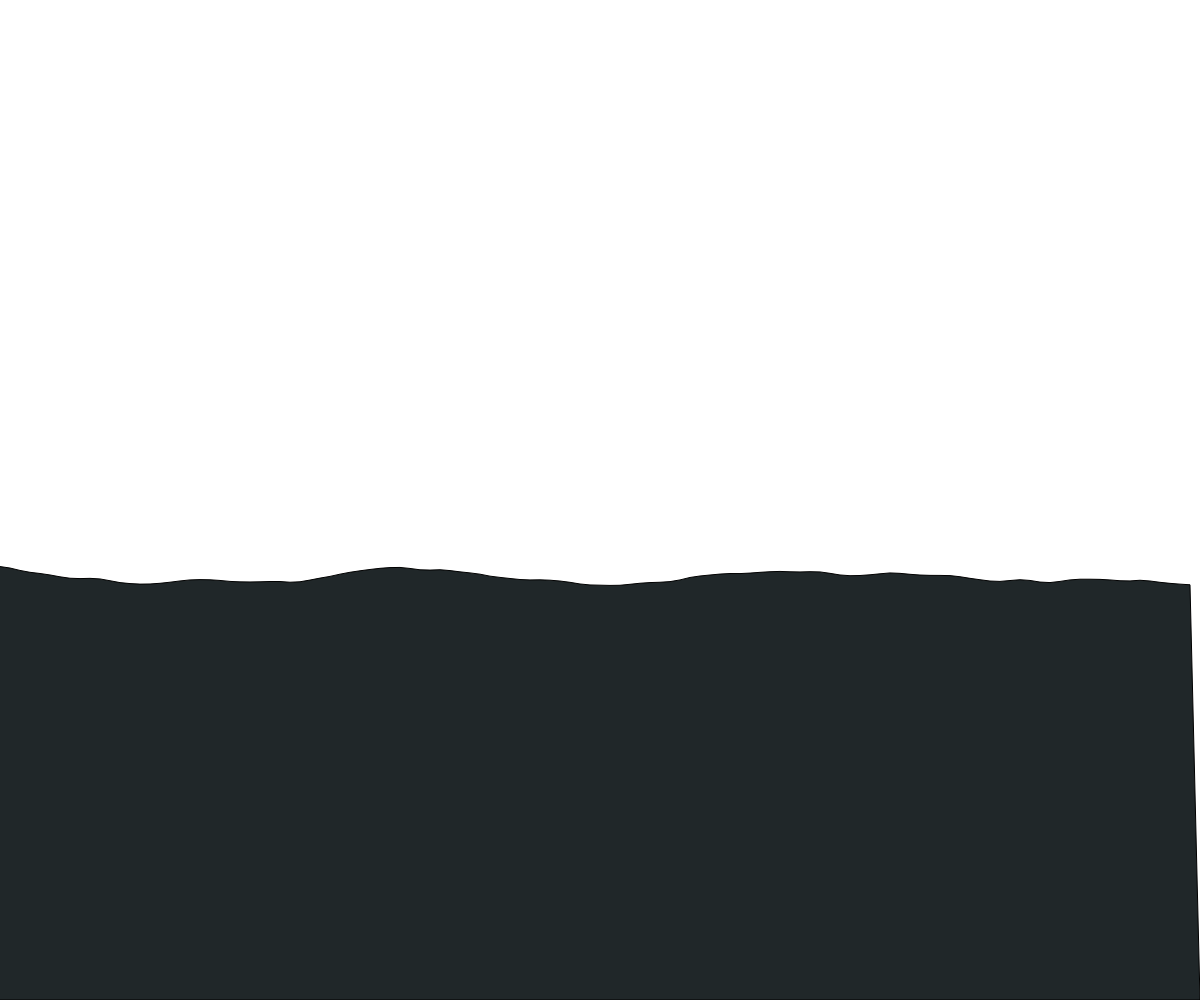
Frame 1 (no input)
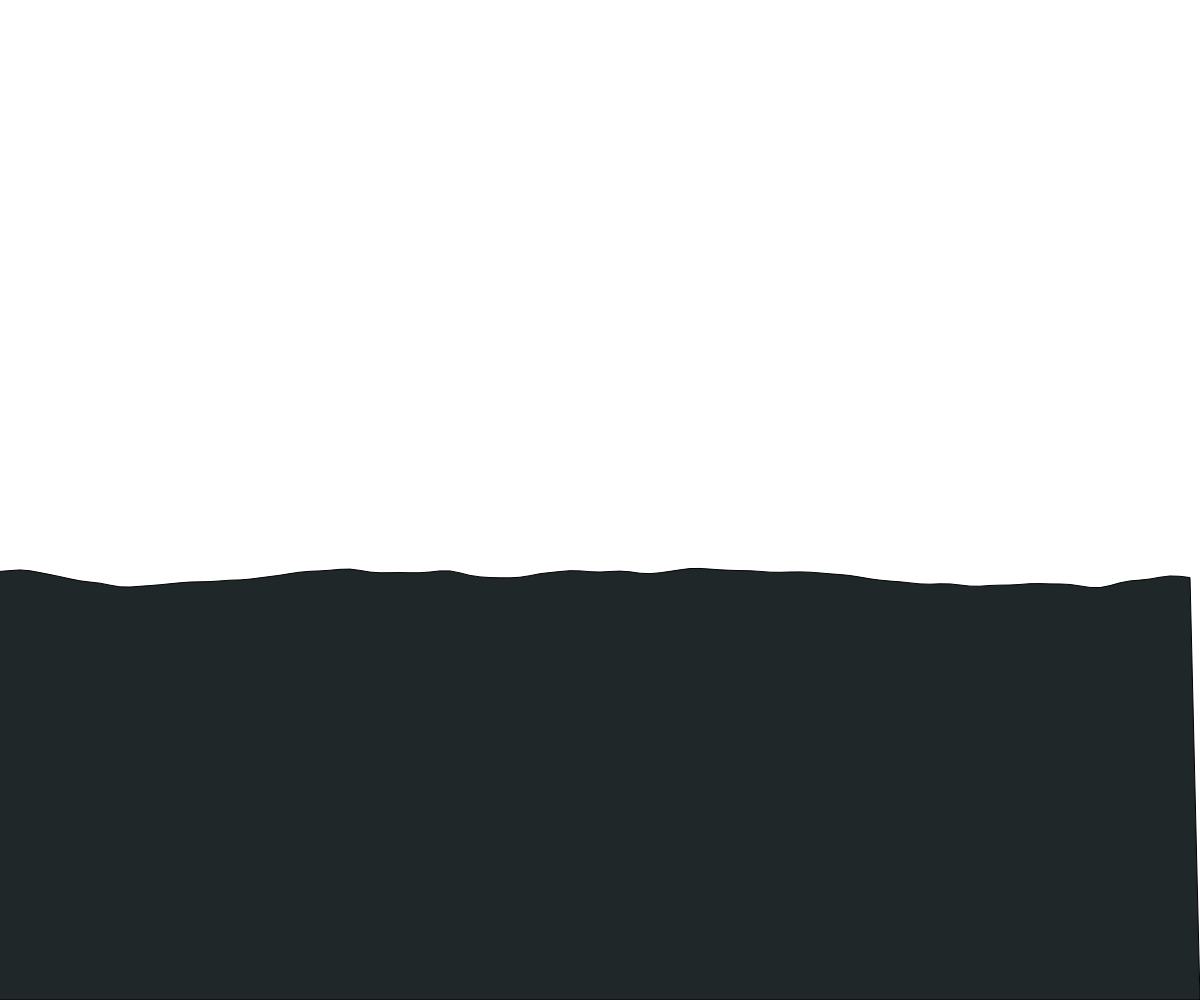
Frame 60 (no input)
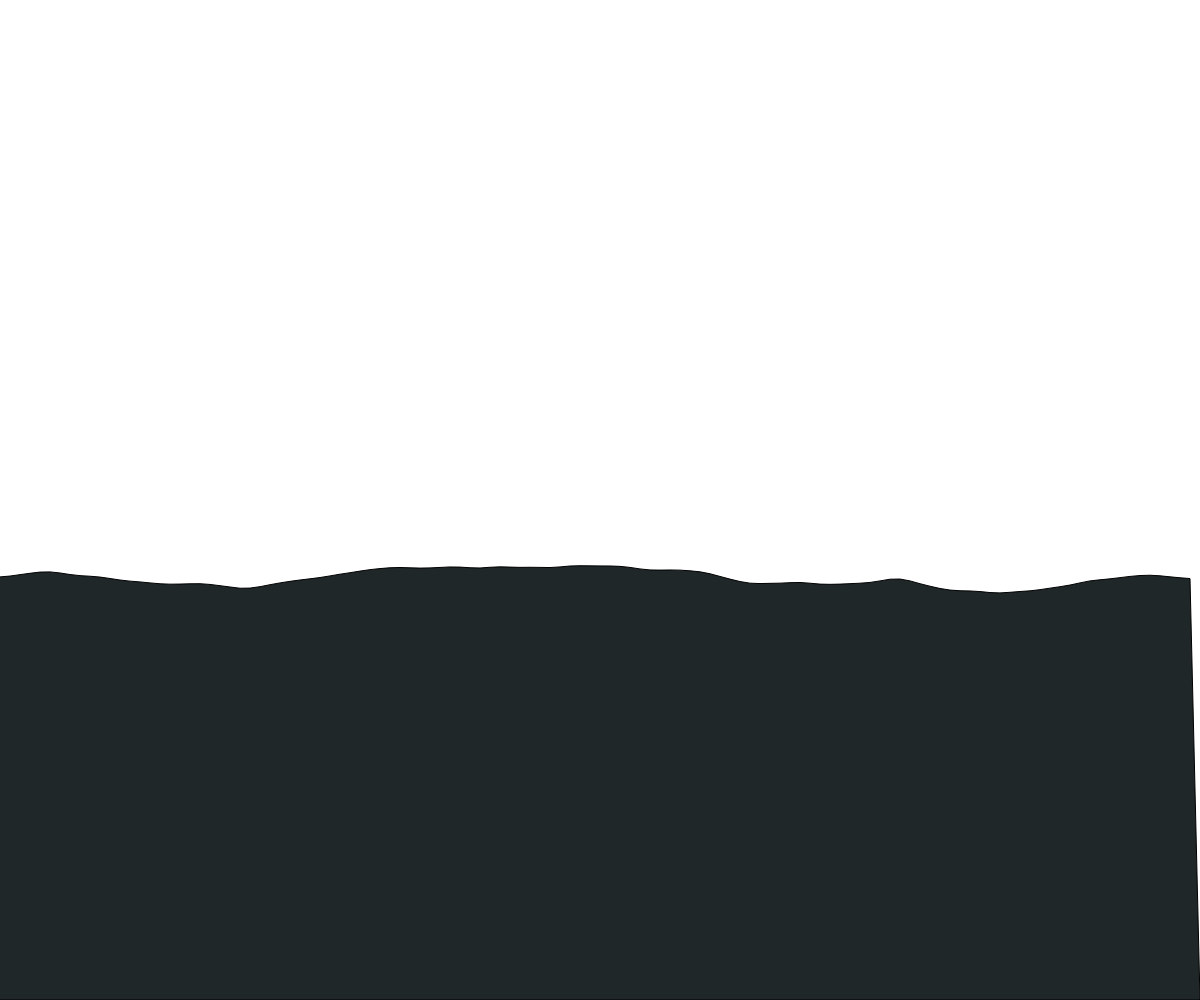
Frame 120 (the mouse pressed at the canvas centre since frame 60)

The p5.js sketch that drew these frames (run headless with seeded random() and noise() and a simulated clock; from frame 60 on, the mouse is pressed at the canvas centre):

// p5.js sketch
// ── sketch.js
var yoff = 0.0;
base = 600;
scl = 50;

window.addEventListener("scroll", function (event) {
  base = 600 - window.pageYOffset/10;
  scl = 50 + window.pageYOffset/10;
});

function setup() {
	createCanvas(windowWidth, windowHeight); 
}

function draw() {
	background(255);

	fill(color(32, 39, 41))
	
	var xoff = 0.01;

	beginShape();

	for (var i = 0; i < windowWidth; i += 10) {
    		n = base + noise(xoff, yoff)*(-scl)
		vertex(i, n);
		xoff += 0.05;
	}

	vertex(windowWidth, windowHeight);
	vertex(0, windowHeight);

	endShape();

	yoff += 0.01;
}
